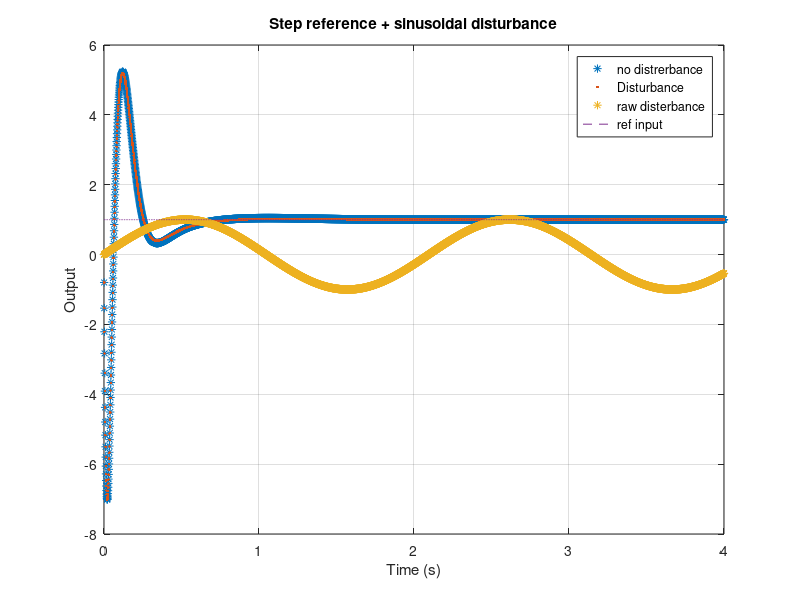
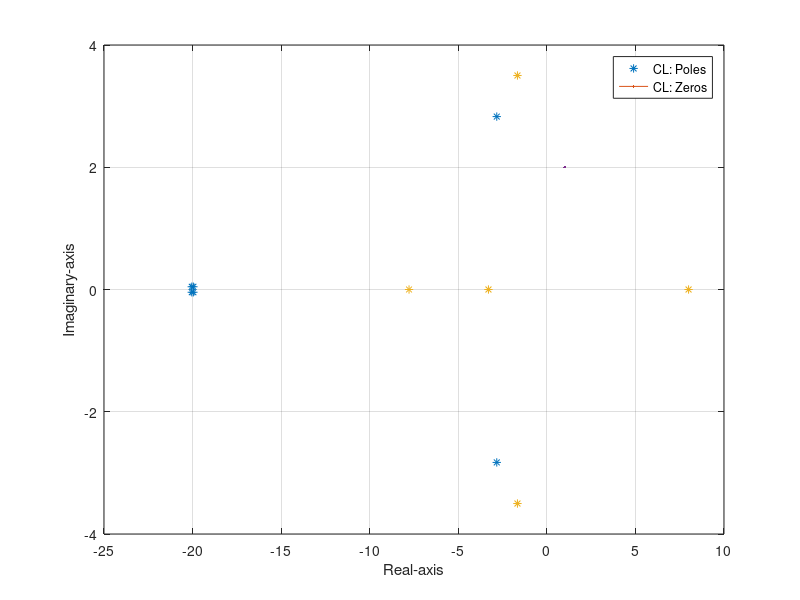

The MATLAB script that drew these images, in order: (Note: this script raises an error after producing the figures.)

close all
clear
%% part 1 solving for coef for controller 

f = @(x) [9-85.656+x(1)-x(4);
        17-2868.48+8*x(4)-x(4)*x(5)-(x(4)*x(6))-x(3);
        81-46854.4+8*x(3)-x(4)*x(5)*x(6)-x(3)*x(5)-x(3)*x(6)-x(2);
        72-379392+8*x(4)*x(5)+8*x(4)*x(6)+8*x(3)*x(5)*x(6)+8*x(2)-x(3)*x(5)*x(6)-x(2)*x(5)-x(2)*x(6);
        -1416960+72*x(1)-x(2)*x(5)*x(6)+8*x(2)*x(5)+8*x(2)*x(6)+8*x(3)*x(5)*x(6);
        -2560000+8*x(2)*x(5)*x(6)];

x0 = [900;12474;2759;831;3.3;7.78];
x0=[950;13000;2600;820;3;8]

[x,fval] = fsolve(f,x0)



% plottig sys
x = [907.43515373, 12474.2338439997, 2758.7902597922, ...
     830.7791537291, 3.2971949629, 7.7802126878];

s = tf('s')
controller = ((x(4)*s^2 + x(3)*s + x(2)) * (s+x(5))*(s+x(6))) / (s*(s^2 + 9)*(s+x(1)));
plant = (-s+8)/((s+1)*(s+8));


G = plant;
C = controller;

% Loop functions
L = C*G;
S = feedback(1, L);    % 1/(1+L)
T = feedback(L, 1);    % L/(1+L)

% step input
Tf = 4;  
dt = 1e-3; 
t  = 0:dt:Tf;

rA = 1;
r  = rA*ones(size(t));

% Disturbance: sine A*sin(w t + phi)

d   = sin(3*t);

Gd = G*S;                  % transfer from d_in to y



y_ref = lsim(T,  r, t); % ref
y_dis = lsim(Gd, d, t); % disterbance

y = y_ref + y_dis;

% Plot
figure; plot(t, y_ref, '*')
hold on
plot(t, y,'.'); 
hold on
plot(t,d,'*')
hold on
plot(t,r,'--')
grid on;
legend('no distrerbance', 'Disturbance ', 'raw disterbance','ref input');
xlabel('Time (s)'); ylabel('Output');
title('Step reference + sinusoidal disturbance');

% prof of roots closed loop tf proof
%%
P = pole(T);
Z = zero(T);


figure
plot(real(P),imag(P),'*',LineWidth=2)
hold on
plot(real(Z),imag(Z),'*',LineWidth=2)
grid on

xlabel('Real-axis')
ylabel('Imaginary-axis')

legend("CL: Poles","CL: Zeros")











%% part 2 from sol


clc;clear all; close all;s = tf('s');
% HW5 P2
% Nominal plant
tau0 = 1;
P0 = tf(1, [tau0, 1]);      % 1/(tau0 s + 1)
P0.InputName  = 'qt';
P0.OutputName = 'y';

% Time delay block (unit gain with input delay)
Td   = 2;
Delay = tf(1, 1, 'inputDelay', Td);
Delay.InputName  = 'qh';
Delay.OutputName = 'qhT';

% PI controller
Kp = 118; Ki = 10000;
C  = tf([Kp, Ki], [1, 0]);  % Kp + Ki/s
C.InputName  = 'ez';
C.OutputName = 'qh';

% Predicted plant with delay (for y_hat)
PPd = tf(1, [tau0, 1], 'inputDelay', Td);
PPd.InputName  = 'qh';
PPd.OutputName = 'y_hat';

% Predicted plant without delay (for y0_hat)
PP0 = tf(1, [tau0, 1]);
PP0.InputName  = 'qh';
PP0.OutputName = 'y0_hat';

% Sum blocks (NOTE: use ASCII '-' everywhere)
Sum1 = sumblk('qt = qhT + di');             % plant input: delayed control + disturbance
Sum2 = sumblk('dl_hat = y - y_hat');        % delay-line error
Sum3 = sumblk('z = dl_hat + y0_hat');       % internal model sum
Sum4 = sumblk('ez = r - z');                % controller error

% Interconnect
CL = connect(P0, Delay, C, PPd, PP0, Sum1, Sum2, Sum3, Sum4, ...
             {'r','di'}, {'y','y_hat','y0_hat','dl_hat','z'});

% --- Plots ---
% From r to y
figure
step(CL(1,1)); grid on; title('r \rightarrow y');
disp(stepinfo(CL(1,1)))

% From di to y
figure
step(CL(1,2)); grid on; 

% Bode of r->y closed-loop
figure
bode(CL(1,1)); grid on; title('Bode: r \rightarrow y');

% --- New time-delay block (only this delay changes) ---
Td2 = 2.02;
Delay2 = tf(1, 1, 'inputDelay', Td2);
Delay2.InputName  = 'qh';
Delay2.OutputName = 'qhT';

% --- Sum blocks (use ASCII '-' !) ---
Sum1 = sumblk('qt = qhT + di');
Sum2 = sumblk('dl_hat = y - y_hat');
Sum3 = sumblk('z = dl_hat + y0_hat');
Sum4 = sumblk('ez = r - z');

% --- Interconnect for the perturbed delay model ---
CL2 = connect(P0, Delay2, C, PPd, PP0, ...
              Sum1, Sum2, Sum3, Sum4, ...
              {'r','di'}, ...
              {'y','y_hat','y0_hat','dl_hat','z'});

% --- Plots: compare baseline CL (Td = 2) vs new CL2 (Td = 2.02) ---
figure
step(CL(1,1), CL2(1,1));
grid on; legend('T_d = 2','T_d = 2.02'); title('r \rightarrow y');

figure
step(CL(1,2), CL2(1,2));
grid on; legend('T_d = 2','T_d = 2.02'); title('d_i \rightarrow y');

figure
step(CL(4,2), CL2(4,2));
grid on; legend('T_d = 2','T_d = 2.02'); title('d_i \rightarrow dl\_hat');


%%


clc;clear all; close all;s = tf('s');
% HW5 P2
% Nominal plant
tau0 = 1;
P0 = tf([1 3], [1 6 5]);      % 1/(tau0 s + 1)
P0.InputName  = 'qt';
P0.OutputName = 'y';

% Time delay block (unit gain with input delay)
Td   = 2;
Delay = tf(1, 1, 'inputDelay', Td);
Delay.InputName  = 'qh';
Delay.OutputName = 'qhT';

% PI controller
Kp = 118; Ki = 10000;
C  = tf([3.242, 25.215, 45], [1, 3, 0]); 
C.InputName  = 'ez';
C.OutputName = 'qh';

% Predicted plant with delay (for y_hat)
PPd = tf([1 3], [1 6 5], 'inputDelay', Td);
PPd.InputName  = 'qh';
PPd.OutputName = 'y_hat';

% Predicted plant without delay (for y0_hat)
PP0 = tf([1 3], [1 6 5]);
PP0.InputName  = 'qh';
PP0.OutputName = 'y0_hat';

% Sum blocks (NOTE: use ASCII '-' everywhere)
Sum1 = sumblk('qt = qhT + di');             % plant input: delayed control + disturbance
Sum2 = sumblk('dl_hat = y - y_hat');        % delay-line error
Sum3 = sumblk('z = dl_hat + y0_hat');       % internal model sum
Sum4 = sumblk('ez = r - z');                % controller error

% Interconnect
CL = connect(P0, Delay, C, PPd, PP0, Sum1, Sum2, Sum3, Sum4, ...
             {'r','di'}, {'y','y_hat','y0_hat','dl_hat','z'});

% --- Plots ---
% From r to y
figure
step(CL(1,1)); grid on; title('r \rightarrow y');
disp(stepinfo(CL(1,1)))